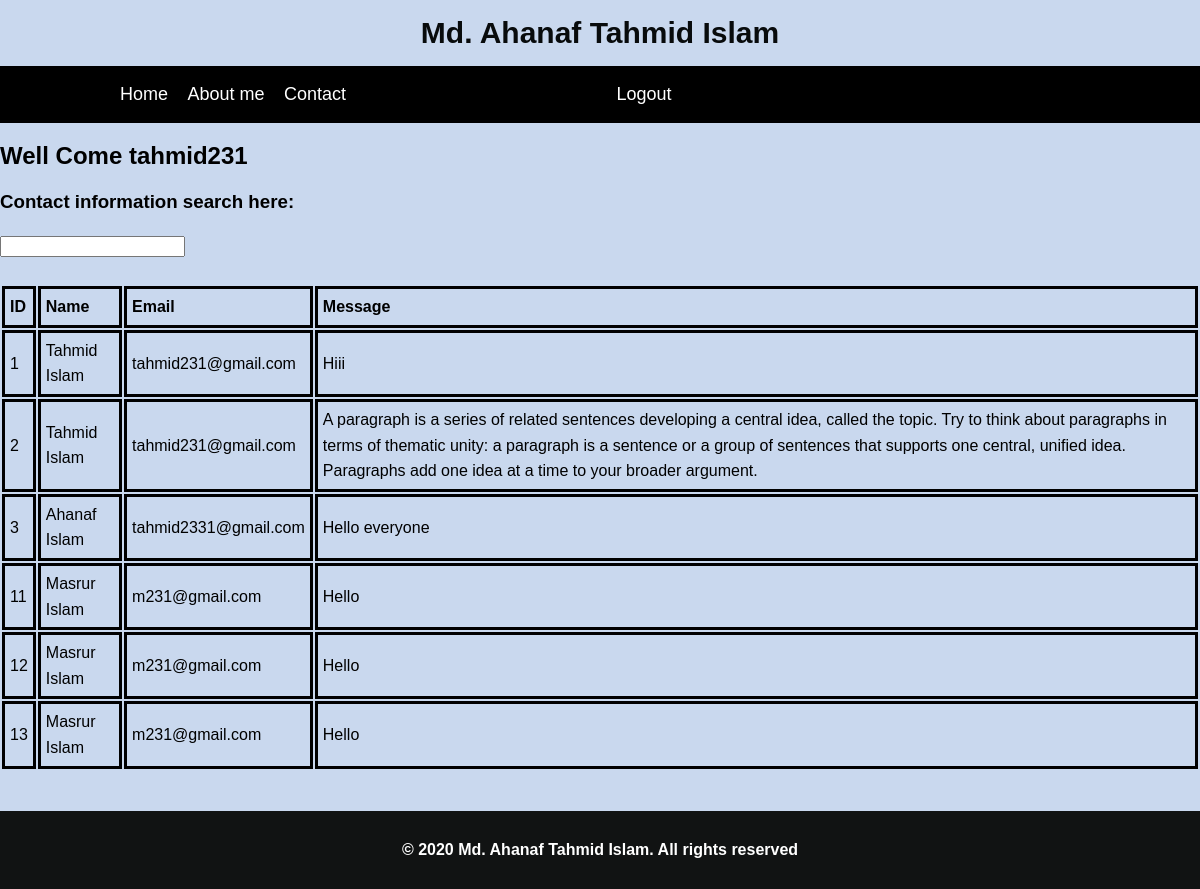
The page /Dashboard.php (signed in) on the database its author committed.
### tables this page shows
CREATE TABLE `contact` (
  `ID` int(11) NOT NULL,
  `First_Name` varchar(20) NOT NULL,
  `Last_Name` varchar(20) NOT NULL,
  `Email` varchar(50) NOT NULL,
  `Message` varchar(800) NOT NULL
);

### Search_DB.php (the view, shortened to what this page needs)
<?php
function conectionStart()
{
    $servername = "localhost";
    $username = "root";
    $password = "";
    $dbname = "portfolio";
    $connection = mysqli_connect(
        $servername,
        $username,
        $password,
        $dbname
    );
    return $connection;
}
function fetch($value = '')
{
    $connection = conectionStart();
    $sql = "SELECT * FROM contact WHERE ID LIKE '%" . $value . "%' OR First_name LIKE '%" . $value . "%' OR
    Last_Name LIKE '%" . $value . "%' OR Email LIKE '%" . $value . "%' OR Message LIKE '%" . $value . "%'";
    $result = mysqli_query($connection, $sql);
    if ($result) {
        echo "<table>";
        echo "<tr>";
        echo "<th>ID</th>";
        echo "<th>Name</th>";
        echo "<th>Email</th>";
        echo "<th>Message</th>";
        echo "</tr>";
        while ($row = mysqlI_fetch_assoc($result)) {
            echo "<tr>";
            echo "<td>" . $row['ID'] . "</td>";
            echo "<td>" . $row['First_Name'] . " " . $row['Last_Name'] . "</td>";
            echo "<td>" . $row['Email'] . "</td>";
            echo "<td>" . $row['Message'] . "</td>";
            echo "</tr>";
        }
        echo "</table>";
    } else {
        echo "Error :" . $sql . "<br>" . mysqli_error($connection);
    }
}

### Dashboard.php (shortened to what this page needs)
<!DOCTYPE html>
<html>
<head>
    <link rel="stylesheet" href="Structure.css">
</head>
<body>
    <header id="main-header">
        <div class="container">
            <h1 class="glow">Md. Ahanaf Tahmid Islam</h1>
        </div>
    </header>
    <nav id="navbar">
        <div class="container">
            <ul>
                <li><a href="Home.php">Home</a></li>
                <li><a href="About me.php">About me</a></li>
                <li><a href="Contact.php">Contact</a></li>
                <li>if (isset($_SESSION['User'])) echo '<a href="Logout.php?logout">Logout</a>'</li>
            </ul>
        </div>
    </nav>
    <h2><?php
        if (isset($_SESSION['User'])) {
            echo ' Well Come ' . $_SESSION['User'] . '<br/>';
        } else {
            header("location:Login.php");
        }
        ?></h2>
    <h3>Contact information search here: <br></h3>
    <input id="searchBox" type="text" onkeyup="usersearchTxt(document.getElementById('searchBox').value);">
    <br><br>
    <div id="searchTxt">
        <?php
        include 'Search_DB.php';
        echo fetch('');
        ?>
    </div>
</body>
<footer id="footer">
    <H4>
        &copy; 2020 Md. Ahanaf Tahmid Islam. All rights reserved
    </H4>
</footer>
</html>

### Structure.css (style rules this page uses)
body { background: #c9d8ee; color: #555; font-family: Arial, Helvetica, sans-serif; font-size: 16px; line-height: 1.6em; margin: 0px; }
.glow { font-size: 30px; color: rgb(8, 11, 12); text-align: center; -webkit-animation: glow 1s ease-in-out infinite alternate; -moz-animation: glow 1s ease-in-out infinite alternate; animation: glow 2s ease-in-out infinite alternate; }
#footer { background: rgb(17, 19, 19); color: #fff; text-align: center; padding: 5px; margin-top: 40px; position: relative; }
p, h1, h2, h3, td, li, th, form { color: black; }
.container { width: 80%; margin: auto; overflow: hidden; }
#navbar { background-color: rgb(0, 0, 0); color: #fff; }
#navbar ul { padding: 0; list-style: none; }
#navbar li { display: inline; }
#navbar a { color: #fff; text-decoration: none; font-size: 18px; padding-right: 15px; }
#about-form table, td, th { border: 1px solid black; border-color: black; border-collapse: collapse; border-width: 3px; padding: 5px; text-align: left; }

### rows shown on the page
contact: ID "1", First_Name "Tahmid", Last_Name "Islam", Email "tahmid231@gmail.com", Message "Hiii"
contact: ID "2", First_Name "Tahmid", Last_Name "Islam", Email "tahmid231@gmail.com", Message "A paragraph is a series of related sentences developing a central idea, called the topic. Try to think about paragraphs in terms of thematic unity: a paragraph is a sentence or a group of sentences that supports one central, unified idea. Paragraphs add one idea at a time to your broader argument."
contact: ID "3", First_Name "Ahanaf", Last_Name "Islam", Email "tahmid2331@gmail.com", Message "Hello everyone"
contact: ID "11", First_Name "Masrur", Last_Name "Islam", Email "m231@gmail.com", Message "Hello"
contact: ID "12", First_Name "Masrur", Last_Name "Islam", Email "m231@gmail.com", Message "Hello"
contact: ID "13", First_Name "Masrur", Last_Name "Islam", Email "m231@gmail.com", Message "Hello"

### other values the page prints
$_SESSION['User'] "tahmid231"
